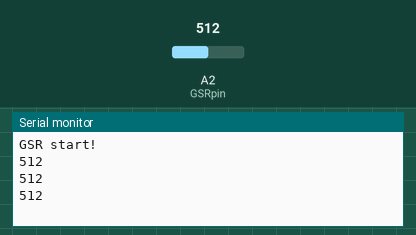
Simulated run of this sketch. Board: Arduino Uno, built with avr-gcc and run on an emulated ATmega328P. Shown: the last lines printed to the serial monitor. The inputs (shaded band) are chosen by the test bench; at power-on: A2 (GSRpin) = 512.

Above: at 1.3 s.
1.4 s: A2 (GSRpin) set to 716
At 1.9 s:
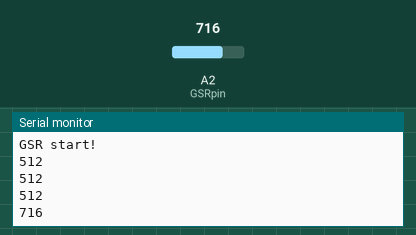
2.9 s: A2 (GSRpin) set to 900
At 3.4 s:
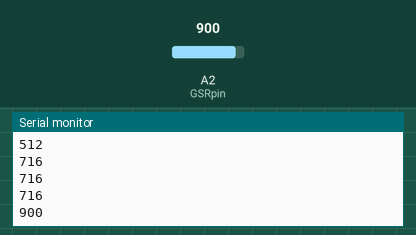
Timing chart, 0 to 5.9 s (numbered marks = the images above; inputs shaded):
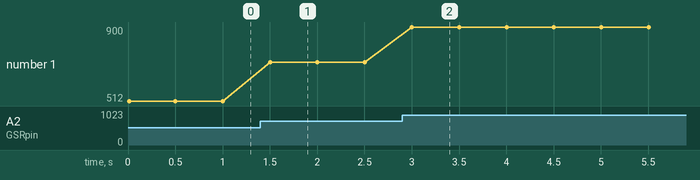

The sketch:

GSRtest.ino
```cpp
/*
 * TP4 pin is not used
 *
 * GSR -> ARD
 * GND -> GND
 * VCC -> 5V
 * SIG -> A2
 *
 * GSR measures changes in conductivity in skin due to sweat production.
 * Strong emotions can cause the sympathetic nervous system to react
 * by producing different amount of sweat
 */

const int GSRpin = A2;
int GSRthresh = 0;
int GSRvalue;


void setup() {
  // put your setup code here, to run once:
  long sum = 0;
  Serial.begin(9600);
  Serial.println("GSR start!");

   // sample the threshold you should be wearing the GSR
  // This is to give some baseline readings
  // sample 500 times with 5ms delay (2.5s)
  // uncomment the code to use threshold.
/*  delay(1000);
 *   for(int i = 0; i<500; i++){
    GSRvalue = analogRead(GSRpin);
    sum += GSRvalue;
    delay(5);
  }
  GSRthresh = sum/500;

  Serial.print("GSR Threshold: "); Serial.println(GSRthresh);
*/
}

void loop() {
  int GSRtemp;
  GSRvalue = analogRead(GSRpin);
  Serial.println(GSRvalue); //Serial.println("G");
  delay(500);
}
```

Measured:
- after the input at 1.4 s, the serial monitor: prints a new line after 0.10 s (image 1)
- after the input at 2.9 s, the serial monitor: prints a new line after 0.10 s (image 2)
- plotted number 1: 512 → 716 after the input at 1.4 s, 716 → 900 after the input at 2.9 s
